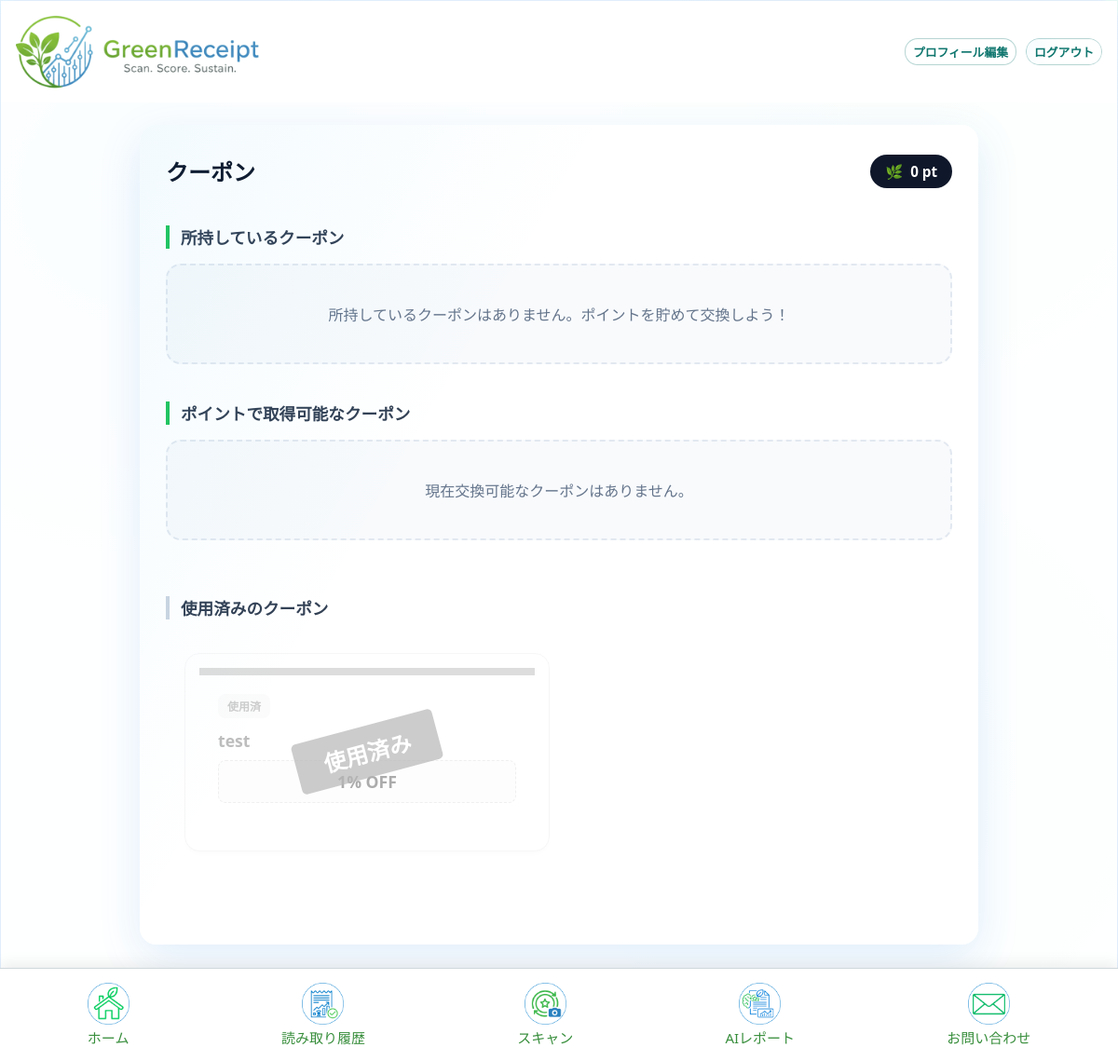
Before: /coupons/ (signed in) with the older database file.
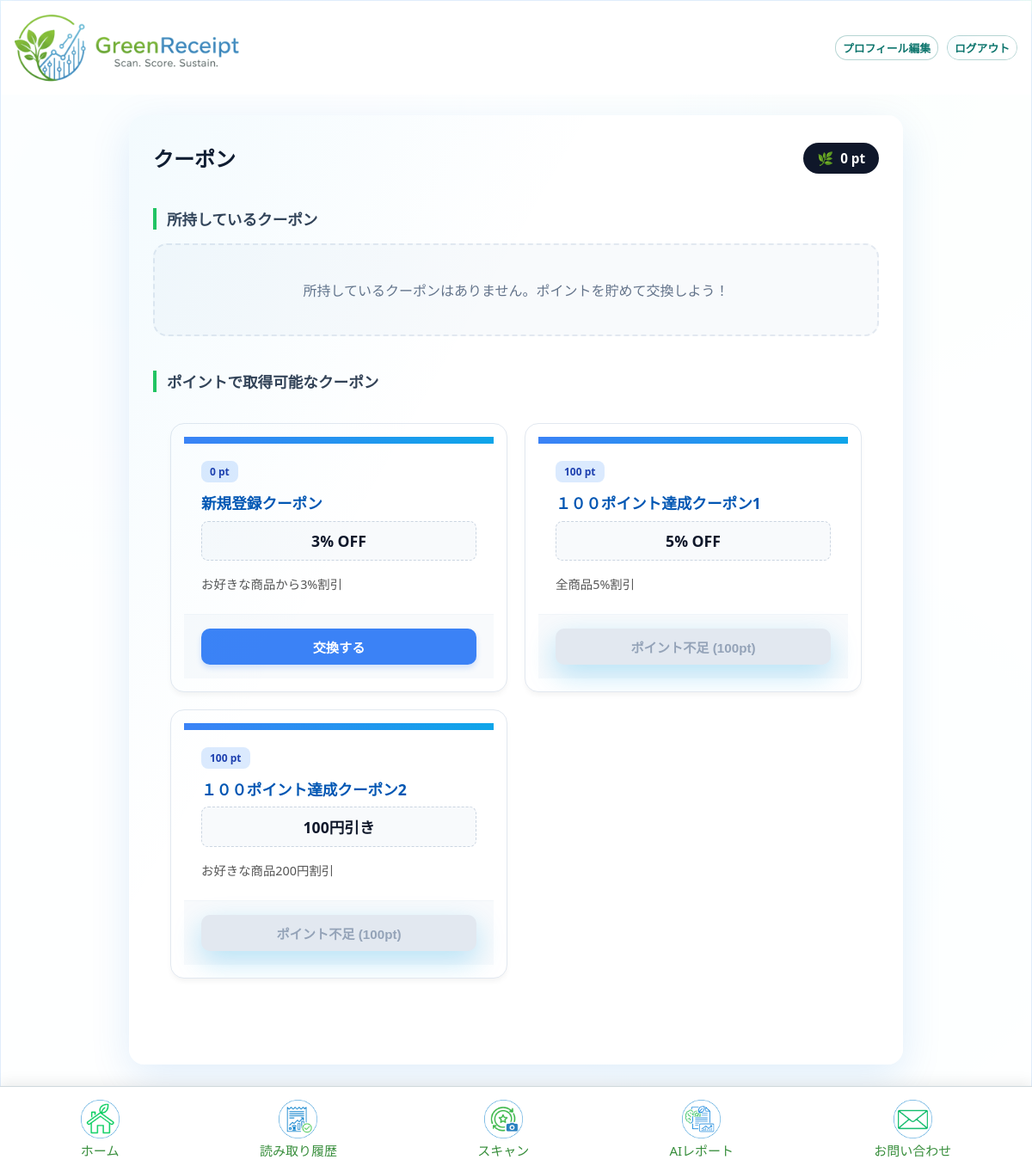
After: the same page with the newer database file.
### core/models.py (models this page shows, shortened)
class Coupon(models.Model):
    TYPE_CHOICES = [
        ('percentage', '割引率'),
        ('absolute', '固定額'),
    ]
    title = models.CharField(max_length=64, verbose_name='タイトル')
    description = models.CharField(max_length=64, verbose_name='詳細')
    requirement = models.CharField(max_length=255, blank=True, verbose_name='利用条件')
    type = models.CharField(max_length=64, verbose_name='タイプ', choices=TYPE_CHOICES)
    discount_value = models.DecimalField(
        max_digits=12, decimal_places=2, verbose_name='割引量',validators=[MinValueValidator(1)])
    available_stores = models.ManyToManyField(
        Store, verbose_name='利用可能店舗', blank=True)
    required_points = models.IntegerField(default=0, verbose_name='必要ポイント数', validators=[MinValueValidator(0)])
    STATUS_CHOICES = [
        ('pending', '申請中'),
        ('approved', '承認済み'),
        ('rejected', '却下'),
        ('deletion_requested', '削除申請中'),
    ]
    status = models.CharField(
        max_length=20, choices=STATUS_CHOICES, default='approved', verbose_name='ステータス')
    store = models.ForeignKey(
        Store, on_delete=models.CASCADE, null=True, blank=True, related_name='created_coupons', verbose_name='作成店舗')
    remarks = models.TextField(blank=True, verbose_name='備考')
    rejection_reason = models.TextField(blank=True, verbose_name='却下理由')
    updated_at = models.DateTimeField(auto_now=True, verbose_name='更新日時')
    @property
    def discount_amount(self):
        if self.type == 'absolute':
            return int(self.discount_value)
        return None
    @property
    def discount_rate(self):
        if self.type == 'percentage':
            return int(self.discount_value)
        return None
    class Meta:
        verbose_name = 'クーポン'
        verbose_name_plural = 'クーポン'

### core/views.py (the view)
# urls.py: path("coupons/", views.coupon_list, name="coupon_list"),
@login_required
def coupon_list(request):
    owned_coupons = request.user.current_coupons.all()
    used_coupon_ids = CouponUsage.objects.filter(user=request.user).values_list('coupon_id', flat=True)
    involved_coupon_ids = list(owned_coupons.values_list('id', flat=True)) + list(used_coupon_ids)
    acquired_point_thresholds = Coupon.objects.filter(
        id__in=involved_coupon_ids
    ).values_list('required_points', flat=True).distinct()
    available_coupons = Coupon.objects.filter(status='approved').exclude(
        id__in=involved_coupon_ids
    ).exclude(
        required_points__in=acquired_point_thresholds
    ).order_by('required_points')
    used_coupons = Coupon.objects.filter(id__in=used_coupon_ids)
    context = {
        'coupons': owned_coupons,
        'available_coupons': available_coupons,
        'used_coupons': used_coupons,
        'user_points': request.user.current_points
    }
    return render(request, "core/coupon_list.html", context)

### core/templates/core/coupon_list.html (shortened to what this page needs)
{% extends 'core/base.html' %}
{% load static %}
{% block content %}
<div class="coupon-page">
  <div class="page-header">
    <h1 class="page-title">クーポン</h1>
    <div class="points-balance">
      <span>🌿</span> {{ user_points }} pt
    </div>
  </div>
  <h2 class="section-title">所持しているクーポン</h2>
  {% if coupons %}
    <div class="coupon-grid">
      {% for coupon in coupons %}
        <div class="coupon-card owned-trigger"
             data-id="{{ coupon.id }}"
             data-title="{{ coupon.title }}"
             data-description="{{ coupon.description }}"
             data-discount="{% if coupon.discount_amount %}{{ coupon.discount_amount }}円引き{% else %}{{ coupon.discount_rate }}% OFF{% endif %}"
             data-requirement="{{ coupon.requirement }}"
             data-stores="{% for store in coupon.available_stores.all %}{{ store.store_name }}{% if not forloop.last %}, {% endif %}{% endfor %}"
             data-store-ids="{% for store in coupon.available_stores.all %}{{ store.store_id }}:{{ store.store_name }}{% if not forloop.last %},{% endif %}{% endfor %}">
          <div class="card-top"></div>
          <div class="card-body">
            <span class="coupon-badge badge-owned">所持中</span>
            <h3 class="coupon-title">{{ coupon.title }}</h3>
            <div class="coupon-benefit">
               {% if coupon.discount_amount %}{{ coupon.discount_amount }}円引き{% else %}{{ coupon.discount_rate }}% OFF{% endif %}
            </div>
            <p class="coupon-desc">{{ coupon.description|truncatechars:40 }}</p>
          </div>
          <div class="card-footer">
            <button class="action-btn btn-use">使う</button>
          </div>
        </div>
      {% endfor %}
    </div>
  {% else %}
    <div class="empty-box">
      所持しているクーポンはありません。ポイントを貯めて交換しよう！
    </div>
  {% endif %}
  <h2 class="section-title">ポイントで取得可能なクーポン</h2>
  {% if available_coupons %}
    <div class="coupon-grid">
      {% for coupon in available_coupons %}
        <div class="coupon-card">
          <div class="card-top exchange"></div>
          <div class="card-body">
            <span class="coupon-badge badge-exchange">{{ coupon.required_points }} pt</span>
            <h3 class="coupon-title">{{ coupon.title }}</h3>
            <div class="coupon-benefit">
               {% if coupon.discount_amount %}{{ coupon.discount_amount }}円引き{% else %}{{ coupon.discount_rate }}% OFF{% endif %}
            </div>
            <p class="coupon-desc">{{ coupon.description|truncatechars:40 }}</p>
          </div>
          <div class="card-footer">
            {% if user_points >= coupon.required_points %}
              <button class="action-btn btn-acquire acquire-coupon-btn" data-id="{{ coupon.id }}" data-points="{{ coupon.required_points }}">
                交換する
              </button>
            {% else %}
              <button class="action-btn btn-disabled" disabled>ポイント不足 ({{ coupon.required_points }}pt)</button>
            {% endif %}
          </div>
        </div>
      {% endfor %}
    </div>
  {% else %}
    <div class="empty-box">
      現在交換可能なクーポンはありません。
    </div>
  {% endif %}
  {% if used_coupons %}
    <h2 class="section-title text-muted" style="border-color: #cbd5e1; margin-top: 60px;">使用済みのクーポン</h2>
    <div class="coupon-grid" style="opacity: 0.6;">
      {% for coupon in used_coupons %}
        <div class="coupon-card disabled used">
          <div class="card-top used"></div>
          <div class="card-body">
            <span class="coupon-badge badge-used">使用済</span>
            <h3 class="coupon-title">{{ coupon.title }}</h3>
            <div class="coupon-benefit">
               {% if coupon.discount_amount %}{{ coupon.discount_amount }}円引き{% else %}{{ coupon.discount_rate }}% OFF{% endif %}
            </div>
          </div>
        </div>
      {% endfor %}
    </div>
  {% endif %}
</div>
{% endblock %}

Changed rows visible on the page:
removed Coupon: title "test", discount_rate "1", shown under "使用済みのクーポン"
added Coupon: required_points "0", title "新規登録クーポン", discount_rate "3", description "お好きな商品から3%割引", shown under "ポイントで取得可能なクーポン"
added Coupon: required_points "100", title "１００ポイント達成クーポン1", discount_rate "5", description "全商品5%割引", shown under "ポイントで取得可能なクーポン"
added Coupon: required_points "100", title "１００ポイント達成クーポン2", discount_amount "100", description "お好きな商品200円割引", shown under "ポイントで取得可能なクーポン"
Other visible differences:
text no longer shown: "現在交換可能なクーポンはありません。 使用済みのクーポン"
